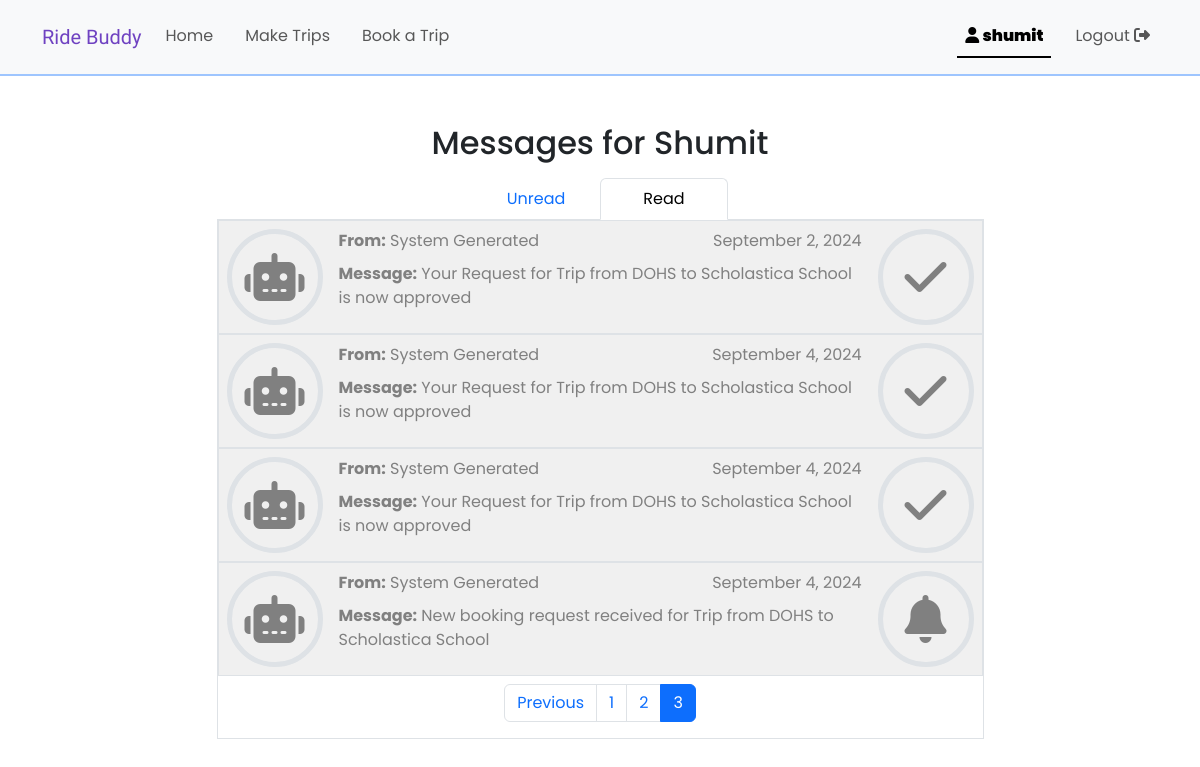
Before: /mypage?active_side=read&page_no_read=3 (signed in) with the older database file.
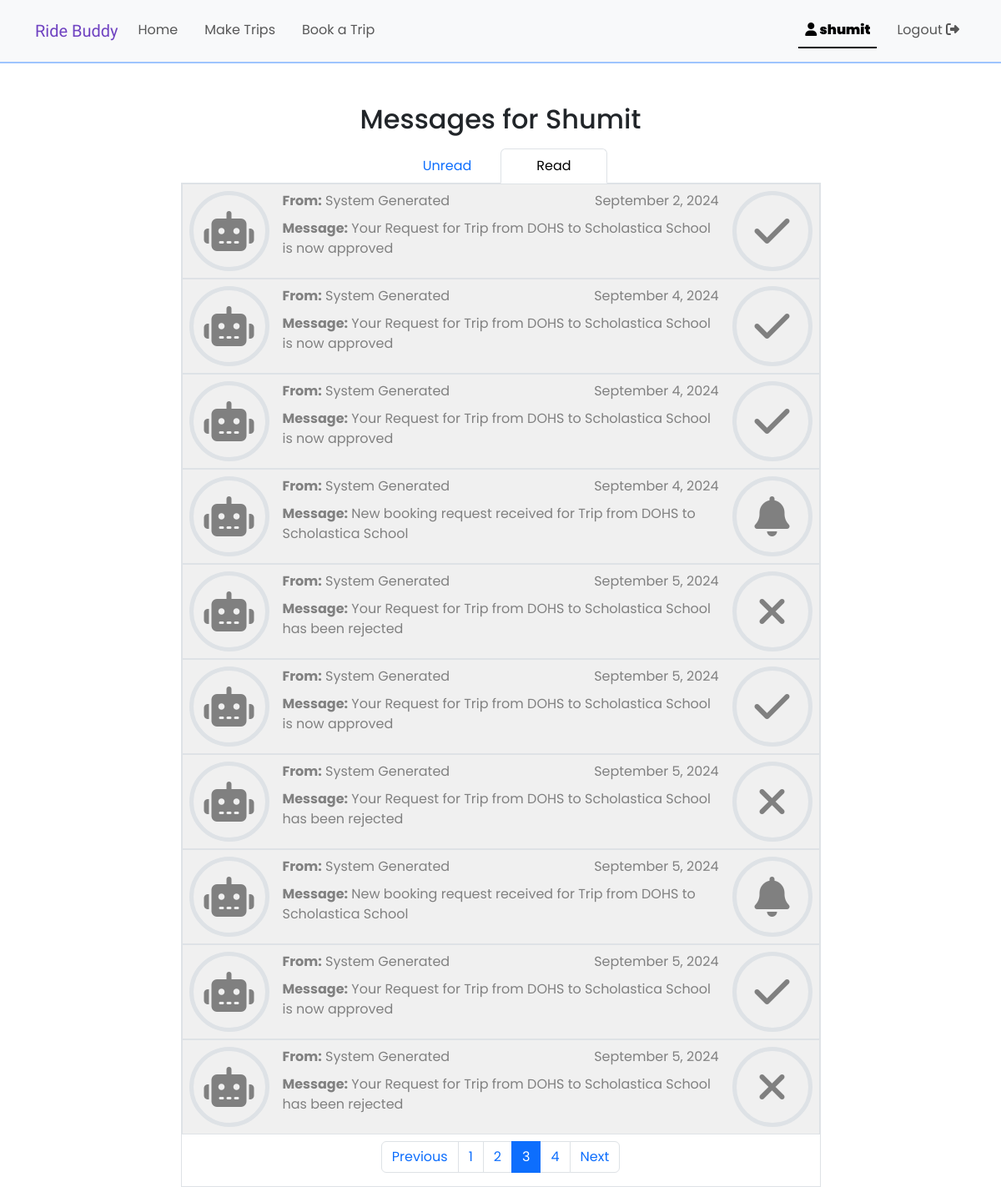
After: the same page with the newer database file.
### RideSharing/models.py (models this page shows)
class User(AbstractUser):
    pass

class Messages(models.Model):
    MESSAGE_TYPE_CHOICES = [
        ('approval', 'Approval'),
        ('rejection', 'Rejection'),
        ('request', 'Request'),
        ('info', 'Info'),
    ]
    sender = models.ForeignKey(User, on_delete=models.SET_NULL, null=True, blank=True)
    recipient = models.ForeignKey(User, on_delete=models.CASCADE, related_name='message_recipient')
    content = models.TextField()
    time_stamp = models.DateTimeField(auto_now_add=True)
    system_message = models.BooleanField(default=True)
    read = models.BooleanField(default=False)
    underlying_trip = models.ForeignKey(Trips, on_delete=models.CASCADE)
    underlying_booking = models.ForeignKey(Spot_Bookings, on_delete=models.SET_NULL, null=True, blank=True)
    message_type = models.CharField(max_length=10, choices=MESSAGE_TYPE_CHOICES)

### RideSharing/views.py (the view)
# urls.py: path("mypage", views.mypage, name="mypage"),
@login_required(login_url ='/login')
def mypage(request):
    page_no_unread = request.GET.get('page_no_unread', 1)
    page_no_read = request.GET.get('page_no_read', 1)
    active_side = request.GET.get('active_side', 'unread')
    items_per_page = request.GET.get('items_per_page', 10)
    user_id = request.user.id
    user = User.objects.get(id=user_id)
    unread_paginator = Paginator(user.message_recipient.filter(read = False), items_per_page)
    read_paginator = Paginator(user.message_recipient.filter(read = True), items_per_page)
    unread_messages = unread_paginator.get_page(page_no_unread)
    read_messages = read_paginator.get_page(page_no_read)
    return render(request, "mypage.html", {
        'recipient' : user,
        'unread_messages' : unread_messages,
        'read_messages' : read_messages,
        'active_side': active_side
    })

### RideSharing/templates/mypage.html (shortened to what this page needs)
{% extends "layout.html" %}
{% block body %}
    <h2 class="text-center">Messages for {{ recipient.username|capfirst }}</h2>
    <div class="boxes p-0 mx-auto">
    <ul class="mt-3 nav nav-tabs justify-content-center" id="myTab" role="tablist">
        <li class="nav-item" role="presentation">
            <button style="width: 8rem;"
            class="nav-link {% if active_side == 'unread' %} active {% endif %}"
            id="unread-tab"
            data-bs-toggle="tab"
            data-bs-target="#unread"
            type="button" role="tab" aria-controls="unread" aria-selected="true"
            onclick="history.pushState(null, '', '?active_side=unread');">Unread</button>
        </li>
        <li class="nav-item" role="presentation">
            <button style="width: 8rem;"
            class="nav-link {% if active_side == 'read' %} active {% endif %}"
            id="read-tab"
            data-bs-toggle="tab"
            data-bs-target="#read"
            type="button" role="tab" aria-controls="read" aria-selected="false"
            onclick="history.pushState(null, '', '?active_side=read');">Read</button>
        </li>
    </ul>
    <div class="tab-content border border-top-0">
        <div class="tab-pane {% if active_side == 'read' %} active {% endif %}"
        id="read"
        role="tabpanel"
        aria-labelledby="read-tab"
        tabindex="0">
            {% include 'component_snippets/mypage_messagelistbox.html' with messages=read_messages active_side='read' %}
        </div>
    </div>
</div>
{% endblock %}

### RideSharing/templates/layout.html (shortened to what this page needs)
{% load static %}
<!DOCTYPE html>
<html lang="en">
    <head>
        <link href="https://cdn.jsdelivr.net/npm/bootstrap@5.3.3/dist/css/bootstrap.min.css" rel="stylesheet">
        <link href="{% static 'styles.css' %}" rel="stylesheet">
        </head>
        <body >
            {% include 'component_snippets/navbar.html' %}
                <div id="main_section" class="container-lg pt-2 pt-sm-5">
                {% block body %}
                {% endblock %}
            </div>
    </body>
</html>

### RideSharing/templates/component_snippets/navbar.html (shortened to what this page needs)
<nav id="top_bar" class="navbar navbar-expand-lg bg-body-tertiary border-bottom border-2 border-primary-subtle py-sm-3">
    <div class="container-lg">
        <a class="navbar-brand" href="#" style="color: var(--bs-purple);">
            <span class="logo">
                Ride Buddy
            </span>
        </a>
        <div class="collapse navbar-collapse" id="navbarToggler">
            <ul class="navbar-nav nav-underline me-auto mb-2 mb-lg-0">
                <li class="nav-item">
                    <a class="nav-link" aria-current="page" href="/">Home</a>
                </li>
                <li class="nav-item">
                    <a class="nav-link" href="{% url 'make_trip' %}">Make Trips</a>
                </li>
                <li class="nav-item">
                    <a class="nav-link" href="{% url 'find_trip' %}">Book a Trip</a>
                </li>
            </ul>
            <ul class="navbar-nav nav-underline">
                {% if user.is_authenticated %}
                <li class="nav-item">
                    <a class="nav-link" href="{% url 'mypage' %} ">
                        <div class="position-relative">
                            <i class="fa-solid fa-user"></i>
                            <strong>
                                {{ user.username }}
                            </strong>
                        </div>
                    </a>
                </li>
                <li class="nav-item">
                    <a class="nav-link" href="{% url 'logout' %}">
                        Logout
                        <i class="fa-solid fa-right-from-bracket"></i>
                    </a>
                </li>
                {% endif %}
            </ul>
        </div>
    </div>
</nav>

### RideSharing/templates/component_snippets/mypage_messagelistbox.html
    <ul class="list-unstyled mb-0">
        {% for message in messages %}
            {% include 'component_snippets/mypage_messagelist.html' with message=message %}
        {% empty %}
            <div class="p-5 d-flex justify-content-center fs-3">No  new messages found.</div>
        {% endfor %}
    </ul>
    <nav aria-label="Page navigation" class="mt-2">
        <ul class="pagination d-flex justify-content-center align-items-center list-unstyled">
            {% if messages.has_previous %}
            <li class="page-item"><a class="page-link" href="?active_side={{active_side}}&page_no_{{active_side}}={{ messages.previous_page_number }}">Previous</a></li>
            {% endif %}
            {% for num in messages.paginator.page_range %}
            <li class="page-item">
                <a class="page-link {% if num == messages.number %} active {% endif %}" href="?active_side={{active_side}}&page_no_{{active_side}}={{ num }}">{{ num }}</a>
            </li>
            {% endfor %}
            {% if messages.has_next %}
            <li class="page-item"><a class="page-link" href="?active_side={{active_side}}&page_no_{{active_side}}={{ messages.next_page_number }}">Next</a></li>
            {% endif %}
        </ul>
    </nav>

### RideSharing/templates/component_snippets/mypage_messagelist.html (shortened to what this page needs)
<li
    onclick="handle_message_click(event)"
    data-message-id="{{message.id}}"
    data-trip-id="{{message.underlying_trip.id}}"
    data-booking-id="{{message.underlying_booking.id}}"
    data-message-type="{{message.message_type}}"
    class="d-sm-flex border booking_row {% if message.read %} mail_read {% endif %}"
    >
        <div class="d-none d-sm-block">
            <div class="border border-5 m-2 d-flex justify-content-center align-items-center"
            style="font-size: 3rem; min-height: 6rem; min-width: 6rem; border-radius: 50%;">
                {% if message.system_message %}
                <i class="fa-solid fa-robot"></i>
                {% else %}
                <i class="fa-solid fa-user"></i>
                {% endif %}
            </div>
        </div>
        <div class="flex-fill p-2">
            <div class="d-flex justify-content-between">
                <div>
                    <strong>From:</strong>
                    {% if message.sender %}
                        {{ message.sender.username }}
                    {% else %}
                        System Generated
                    {% endif %}
                </div>
                <div>
                    {{ message.time_stamp|date:"F j, Y" }}
                </div>
            </div>
            <div>
                <strong>Message:</strong> {{ message.content }}
            </div>
        </div>
        <div class="d-none d-sm-block">
            <div class="border m-2 border-5 d-flex justify-content-center align-items-center"
            style="font-size: 3rem; min-height: 6rem; min-width: 6rem; border-radius: 50%;">
                {% if message.message_type == 'request' %}
                <i class="fa-solid fa-bell"></i>
                {% elif message.message_type == 'approval' %}
                <i class="fa-solid fa-check"></i>
                {% elif message.message_type == 'rejection' %}
                <i class="fa-solid fa-xmark"></i>
                {% else %}
                <i class="fa-solid fa-comment"></i>
                {% endif %}
            </div>
        </div>
</li>

### RideSharing/static/styles.css (style rules this page uses)
.boxes { padding: 2rem; max-width: 767px; }
.booking_row { position: relative; }
.booking_row::before { content: ""; position: absolute; top: 0; left: 0; right: 0; bottom: 0; background-color: rgba(var(--bs-primary-rgb), 0.3); opacity: 0; pointer-events: none; transition: opacity 0.3s ease; }
.mail_read { background-color: #f0f0f0; color: gray; }

### RideSharing/templates/layout.html (style rules this page uses)
body { font-family: "Poppins", sans-serif; }
.logo { font-family: "Playwrite ES Deco", cursive; font-optical-sizing: auto; font-weight: 400; font-style: normal; }

Changed rows visible on the page:
now on this page (row edited): Messages: system_message True (drawn), shows "System Generated", time_stamp "September 5, 2024", content "Your Request for Trip from DOHS to Scholastica School has been rejected", message_type "rejection" (drawn)
added Messages: system_message True (drawn), shows "System Generated", time_stamp "September 5, 2024", content "Your Request for Trip from DOHS to Scholastica School is now approved", message_type "approval" (drawn)
added Messages: system_message True (drawn), shows "System Generated", time_stamp "September 5, 2024", content "Your Request for Trip from DOHS to Scholastica School has been rejected", message_type "rejection" (drawn)
added Messages: system_message True (drawn), shows "System Generated", time_stamp "September 5, 2024", content "New booking request received for Trip from DOHS to Scholastica School", message_type "request" (drawn)
added Messages: system_message True (drawn), shows "System Generated", time_stamp "September 5, 2024", content "Your Request for Trip from DOHS to Scholastica School is now approved", message_type "approval" (drawn)
added Messages: system_message True (drawn), shows "System Generated", time_stamp "September 5, 2024", content "Your Request for Trip from DOHS to Scholastica School has been rejected", message_type "rejection" (drawn)
Other visible differences:
new list line: "4"
text now shown: "Next"
